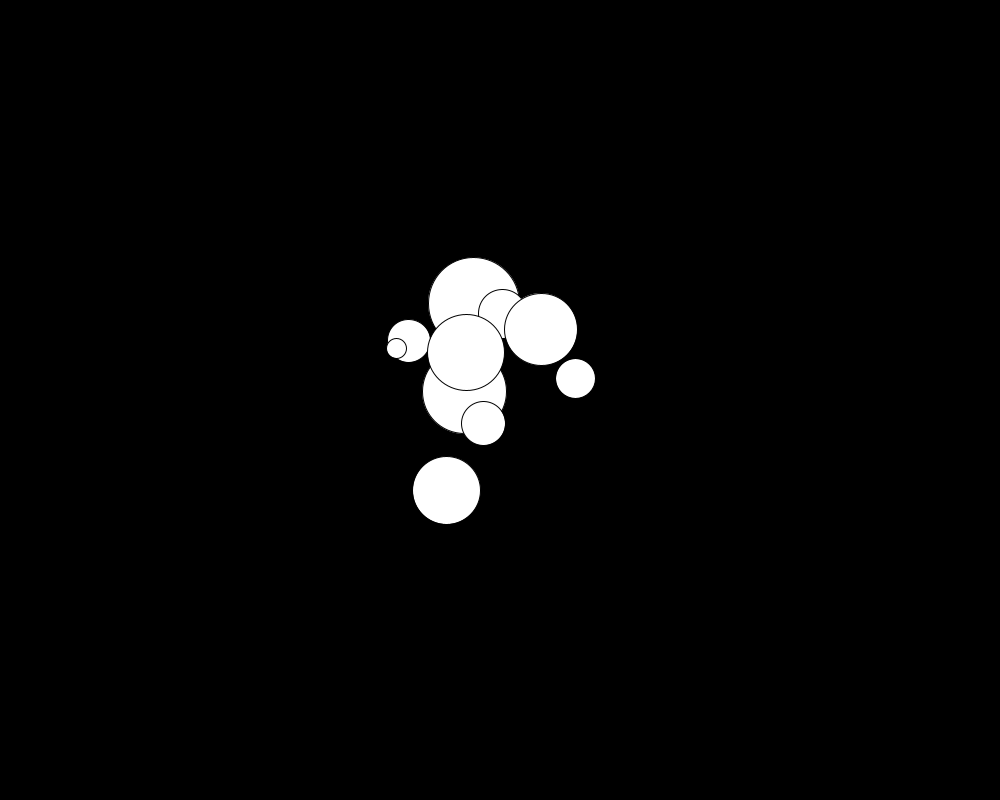
Frame 1 (no input)
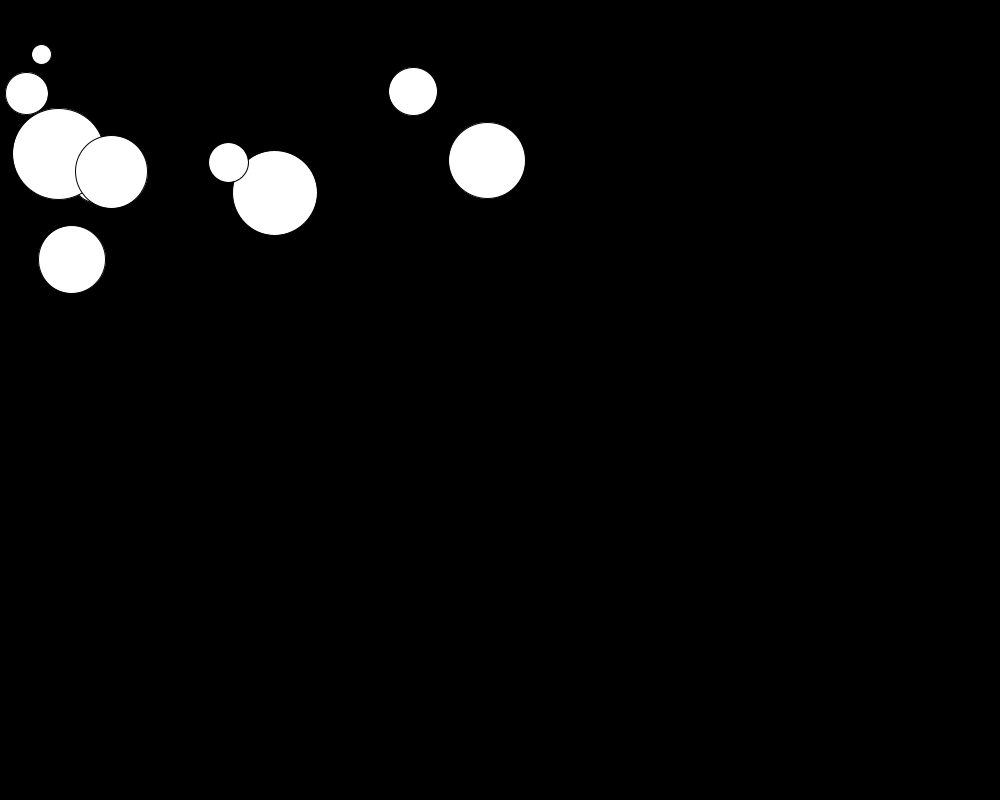
Frame 60 (the mouse pressed at the canvas centre just before this capture)
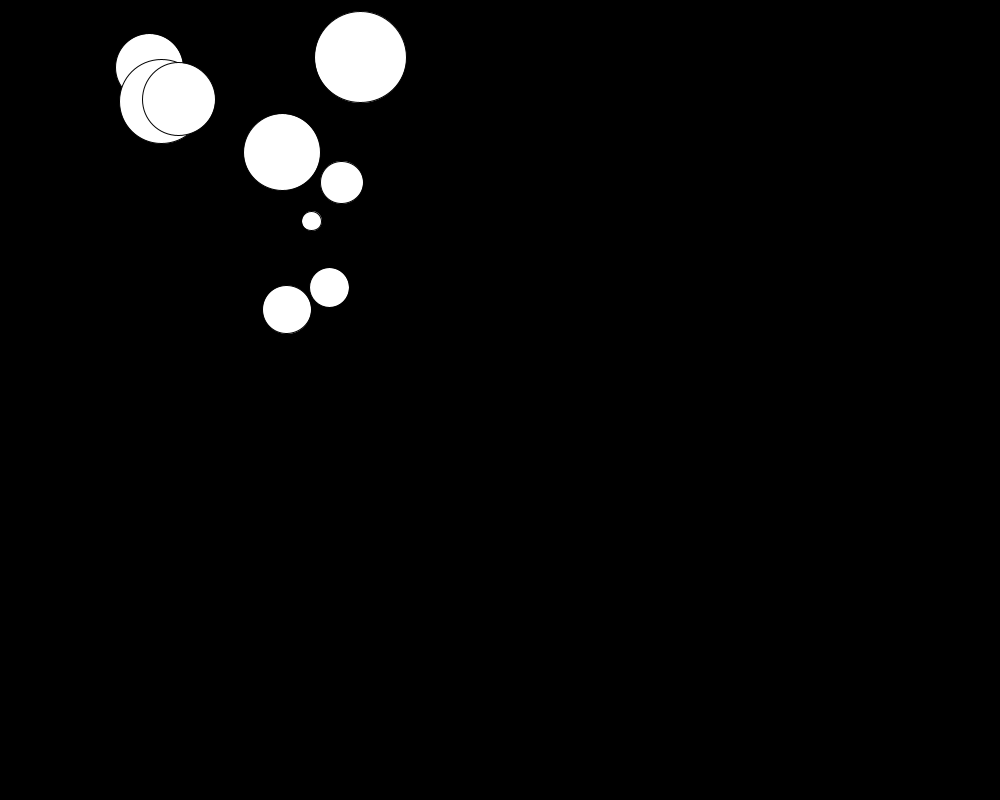
Frame 120 (the mouse held since frame 60 and released just before this capture)

The Processing sketch that drew these frames (run headless with seeded random() and noise(); from frame 60 on, the mouse is pressed at the canvas centre):

// Processing sketch: CStuy06_01
// ── CStuy06_01.pde
ThingThatMoves allMovers[];

void setup() {
  size(1000, 800);
  frameRate(60);
  allMovers = new ThingThatMoves[10];
  for (int i = 0; i <allMovers.length; i++) {
    allMovers[i] = new ThingThatMoves();
    allMovers[i].position.x += random(200)-100;
    allMovers[i].position.y += random(200)-100;
    allMovers[i].velocity.x += random(20)-10;
  }
}

void draw() {
  PVector mouse = new PVector(mouseX, mouseY);

  background(0);
  for (ThingThatMoves a : allMovers) {
    
    //calculate forces like gravity or wind
    PVector dir = PVector.sub(mouse, a.position);
    dir.normalize();
    dir.div(0.5);

    //apply force
    
    //gravity towards mouse
    a.applyForce(dir);
    
    //gravity towards ground
    //a.applyForce(new PVector(0.0,0.98));
    
    //air resistance
    //a.applyForce(PVector.mult(a.velocity,-0.05));
    
    //update the objects 
    a.update();
    
    //display them
    a.display();
    
    a.constrainToWindowWithBounces();
  }

  //gravity
  //a.applyAcceleration(new PVector(0, 0.98));
  //float dist = dist(mouseX,mouseY,a.position.x,a.position.y);
  //mouse.normalize();
  //mouse.mult(2/dist);
  //println(mouse.x+" , "+mouse.y);
}

class ThingThatMoves {
  PVector position, velocity, acceleration;
  float mass;
  float topSpeed;  

  ThingThatMoves(float x, float y, float dx, float dy, float ax, float ay) {
    mass = 2.0 + random(10);
    topSpeed = 8.0;
    position = new PVector(x, y);
    velocity = new PVector(dx, dy);
    acceleration = new PVector(ax, ay);
  }

  ThingThatMoves(float x, float y) {
    this(x, y, 0.0, 0.0, 0.0, 0.0);
  }

  ThingThatMoves() {
    this(width/2, height/2, 0.0, 0.0, 0.001, 0.01);
  }

  void applyForce(PVector force) {
    acceleration.add(PVector.div(force,mass));
  }

  void constrainToWindowWithBounces() {
    if (position.x < 10) {
      position.x = 10;
      velocity.x *= -.8;
    }
    if (position.x > width - 10) {
      position.x = width - 10;
      velocity.x *= -.8;
    }
    if (position.y < 10) {
      position.y = 10;
      velocity.y *= -.4; 
      if (abs(velocity.y) < 0.1) {
        velocity.y = 0;
      }
    }
    if (position.y > height - 10) {
      position.y = height - 10;
      velocity.y *= -.8;
    }
  }
  void update() {
    position.add(velocity);
    velocity.add(acceleration);
    velocity.limit(topSpeed);
    acceleration.mult(0);
  }
  void display() {
    ellipse(position.x, position.y,mass*8, mass*8);
    //text("x = "+round(position.x*10)/10.0+"\ny = "+round(position.y*10)/10.0, 10, 10);
    //text("Vx = "+round(velocity.x*10)/10.0+"\nVy = "+round(velocity.y*10)/10.0, 10, 50);
    //text("Ax = "+round(acceleration.x*1000)/1000.0+"\nAy = "+round(acceleration.y*1000)/1000.0, 10, 90);
  }
}
